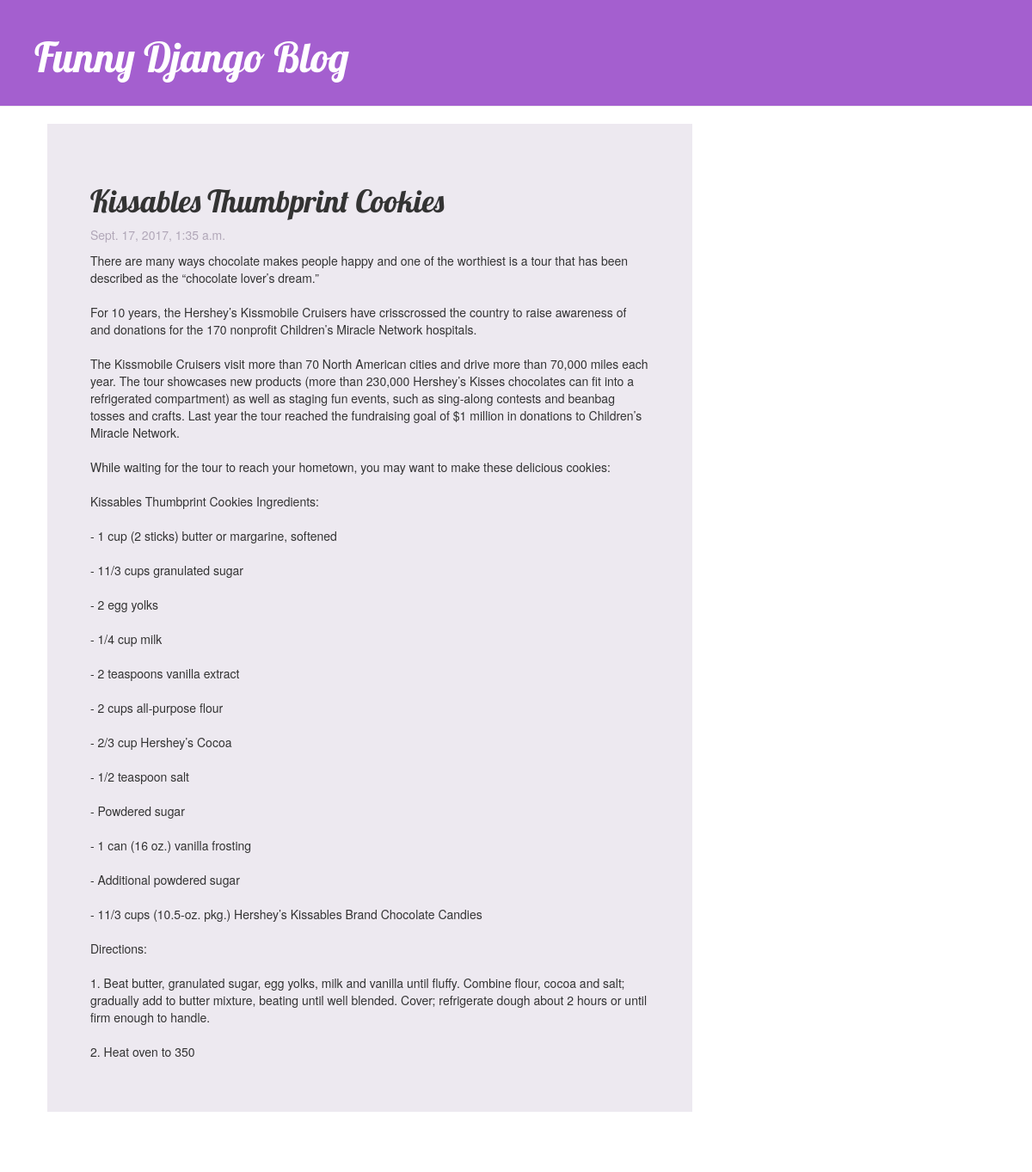
The app's page /post/2/ with its own data.
### blog/models.py (models this page shows, shortened)
class Post(models.Model):
    author = models.ForeignKey('auth.User')
    title = models.CharField(max_length=200)
    text = models.TextField()
    created_date = models.DateTimeField(default=timezone.now)
    published_date = models.DateTimeField(blank=True, null=True)
    image = models.ImageField(upload_to='image',blank=True, null=True)

### blog/views.py (the view)
# urls.py: url(r'^post/(?P<pk>\d+)/$', views.post_detail, name='post_detail'),
def post_detail(request,pk):
    post = get_object_or_404(Post, pk=pk)
    return render(request, 'blog/post_detail.html',{'post':post})

### blog/templates/blog/post_detail.html (shortened to what this page needs)
{% extends 'blog/base.html' %}
{% block content %}
    <div class="post">
        <h1>{{ post.title }}</h1>
        {% if post.published_date %}
            <div class="publishedDate">
               <p>{{ post.published_date }}</p>
            </div>
        {% endif %}
        <p>{{ post.text|linebreaksbr }}</p>
    </div>
{% endblock %}

### blog/static/css/blog.css (style rules this page uses)
h1, h2, h3, h4 { font-family: 'Lobster', cursive; }
.publishedDate { color: #B1A7B8; }
.post { margin-bottom: 70px; background-color: #EDE9F0; padding: 50px; }

### records on screen
Post: title "Kissables Thumbprint Cookies", published_date "Sept. 17, 2017, 1:35 a.m.", text "There are many ways chocolate makes people happy and one of the worthiest is a tour that has been described as the “chocolate lover’s dream.” For 10 years, the Hershey’s Kissmobile Cruisers have crisscrossed the country to raise awareness of and donations for the 170 nonprofit Children’s Miracle Network hospitals. The Kissmobile Cruisers visit more than 70 North American cities and drive more than 70,000 miles each year. The tour showcases new products (more than 230,000 Hershey’s Kisses chocolates can fit into a refrigerated compartment) as well as staging fun events, such as sing-along contests and beanbag tosses and crafts. Last year the tour reached the fundraising goal of $1 million in…"
